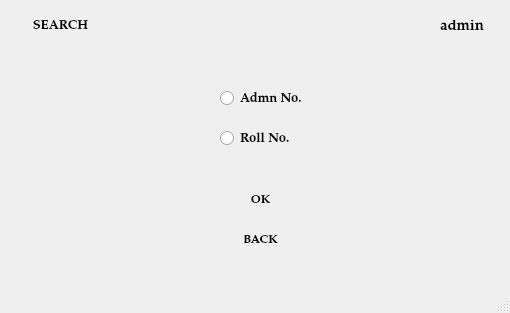
<?xml version="1.0" encoding="UTF-8"?>
<ui version="4.0">
 <class>view01</class>
 <widget class="QMainWindow" name="view01">
  <property name="geometry">
   <rect>
    <x>0</x>
    <y>0</y>
    <width>510</width>
    <height>313</height>
   </rect>
  </property>
  <property name="windowTitle">
   <string>MainWindow</string>
  </property>
  <widget class="QWidget" name="centralwidget">
   <widget class="QLabel" name="invalid">
    <property name="geometry">
     <rect>
      <x>150</x>
      <y>350</y>
      <width>251</width>
      <height>31</height>
     </rect>
    </property>
    <property name="font">
     <font>
      <family>MS Sans Serif</family>
     </font>
    </property>
    <property name="styleSheet">
     <string notr="true">color: rgb(255, 3, 3);</string>
    </property>
    <property name="text">
     <string/>
    </property>
   </widget>
   <widget class="QLabel" name="label">
    <property name="enabled">
     <bool>true</bool>
    </property>
    <property name="geometry">
     <rect>
      <x>0</x>
      <y>-20</y>
      <width>751</width>
      <height>541</height>
     </rect>
    </property>
    <property name="frameShadow">
     <enum>QFrame::Plain</enum>
    </property>
    <property name="text">
     <string/>
    </property>
    <property name="pixmap">
     <pixmap resource="pic.qrc">:/newPrefix/ttt.jpg</pixmap>
    </property>
   </widget>
   <widget class="QPushButton" name="add">
    <property name="geometry">
     <rect>
      <x>10</x>
      <y>10</y>
      <width>101</width>
      <height>31</height>
     </rect>
    </property>
    <property name="font">
     <font>
      <family>Palatino Linotype</family>
      <pointsize>10</pointsize>
      <weight>75</weight>
      <bold>true</bold>
     </font>
    </property>
    <property name="acceptDrops">
     <bool>false</bool>
    </property>
    <property name="styleSheet">
     <string notr="true">background-color: rgb(255, 255, 255);</string>
    </property>
    <property name="text">
     <string>SEARCH</string>
    </property>
    <property name="checkable">
     <bool>false</bool>
    </property>
    <property name="default">
     <bool>true</bool>
    </property>
    <property name="flat">
     <bool>true</bool>
    </property>
   </widget>
   <widget class="QLabel" name="label_2">
    <property name="geometry">
     <rect>
      <x>410</x>
      <y>10</y>
      <width>31</width>
      <height>31</height>
     </rect>
    </property>
    <property name="text">
     <string/>
    </property>
    <property name="pixmap">
     <pixmap resource="pic.qrc">:/newPrefix/icon.png</pixmap>
    </property>
   </widget>
   <widget class="QLabel" name="label_3">
    <property name="geometry">
     <rect>
      <x>440</x>
      <y>20</y>
      <width>47</width>
      <height>13</height>
     </rect>
    </property>
    <property name="font">
     <font>
      <family>Palatino Linotype</family>
      <pointsize>11</pointsize>
      <weight>75</weight>
      <bold>true</bold>
     </font>
    </property>
    <property name="text">
     <string>admin</string>
    </property>
   </widget>
   <widget class="QLabel" name="invalid_2">
    <property name="geometry">
     <rect>
      <x>240</x>
      <y>280</y>
      <width>151</width>
      <height>16</height>
     </rect>
    </property>
    <property name="font">
     <font>
      <family>MS Sans Serif</family>
      <pointsize>10</pointsize>
      <weight>75</weight>
      <bold>true</bold>
     </font>
    </property>
    <property name="styleSheet">
     <string notr="true">color:rgb(238, 0, 0)</string>
    </property>
    <property name="text">
     <string/>
    </property>
   </widget>
   <widget class="QPushButton" name="back">
    <property name="geometry">
     <rect>
      <x>220</x>
      <y>230</y>
      <width>81</width>
      <height>21</height>
     </rect>
    </property>
    <property name="font">
     <font>
      <family>Palatino Linotype</family>
      <pointsize>9</pointsize>
      <weight>75</weight>
      <bold>true</bold>
     </font>
    </property>
    <property name="acceptDrops">
     <bool>false</bool>
    </property>
    <property name="styleSheet">
     <string notr="true">background-color: rgb(255, 255, 255);</string>
    </property>
    <property name="text">
     <string>BACK</string>
    </property>
    <property name="checkable">
     <bool>false</bool>
    </property>
    <property name="default">
     <bool>true</bool>
    </property>
    <property name="flat">
     <bool>true</bool>
    </property>
   </widget>
   <widget class="QPushButton" name="classwise">
    <property name="geometry">
     <rect>
      <x>220</x>
      <y>190</y>
      <width>81</width>
      <height>21</height>
     </rect>
    </property>
    <property name="font">
     <font>
      <family>Palatino Linotype</family>
      <pointsize>9</pointsize>
      <weight>75</weight>
      <bold>true</bold>
     </font>
    </property>
    <property name="acceptDrops">
     <bool>false</bool>
    </property>
    <property name="styleSheet">
     <string notr="true">background-color: rgb(255, 255, 255);</string>
    </property>
    <property name="text">
     <string>OK</string>
    </property>
    <property name="checkable">
     <bool>false</bool>
    </property>
    <property name="default">
     <bool>true</bool>
    </property>
    <property name="flat">
     <bool>true</bool>
    </property>
   </widget>
   <widget class="QRadioButton" name="admnno">
    <property name="geometry">
     <rect>
      <x>220</x>
      <y>90</y>
      <width>82</width>
      <height>17</height>
     </rect>
    </property>
    <property name="font">
     <font>
      <family>Palatino Linotype</family>
      <pointsize>10</pointsize>
      <weight>75</weight>
      <bold>true</bold>
     </font>
    </property>
    <property name="text">
     <string>Admn No.</string>
    </property>
   </widget>
   <widget class="QRadioButton" name="admnno_2">
    <property name="geometry">
     <rect>
      <x>220</x>
      <y>130</y>
      <width>82</width>
      <height>17</height>
     </rect>
    </property>
    <property name="font">
     <font>
      <family>Palatino Linotype</family>
      <pointsize>10</pointsize>
      <weight>75</weight>
      <bold>true</bold>
     </font>
    </property>
    <property name="text">
     <string>Roll No.</string>
    </property>
   </widget>
  </widget>
  <widget class="QMenuBar" name="menubar">
   <property name="geometry">
    <rect>
     <x>0</x>
     <y>0</y>
     <width>510</width>
     <height>21</height>
    </rect>
   </property>
  </widget>
  <widget class="QStatusBar" name="statusbar"/>
 </widget>
 <tabstops>
  <tabstop>admnno</tabstop>
  <tabstop>admnno_2</tabstop>
  <tabstop>classwise</tabstop>
  <tabstop>back</tabstop>
  <tabstop>add</tabstop>
 </tabstops>
 <resources>
  <include location="pic.qrc"/>
 </resources>
 <connections/>
</ui>
